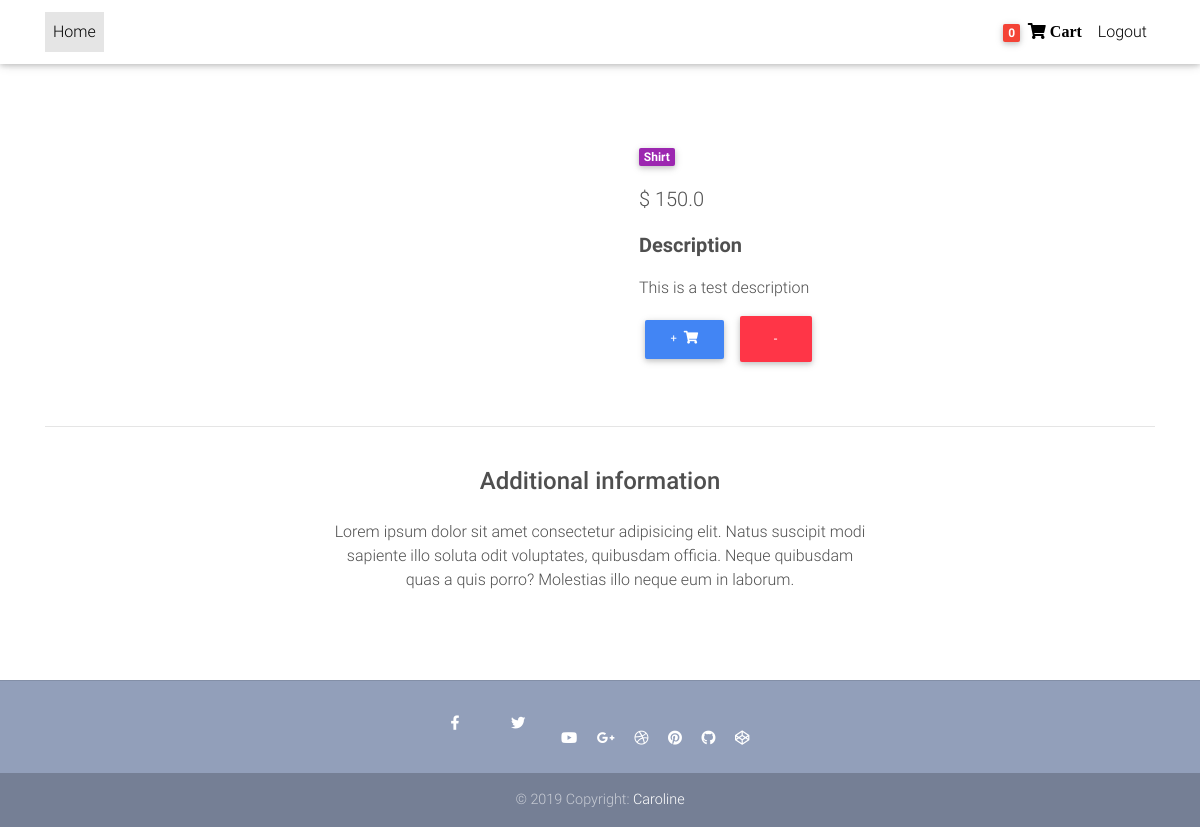
Page /product-page/test-product-2/ (signed in) on the committed database.
### core/models.py (models this page shows, shortened)
class Order(models.Model):
    user = models.ForeignKey(settings.AUTH_USER_MODEL,
                             on_delete=models.CASCADE)
    items = models.ManyToManyField(OrderItem)
    start_date = models.DateTimeField(auto_now_add=True)
    ordered_date = models.DateTimeField()
    ordered = models.BooleanField(default=False)

class Item(models.Model):
    title = models.CharField(max_length=100)
    price = models.FloatField()
    discount_price = models.FloatField(blank=True, null=True)
    category = models.CharField(choices=CATEGORY_CHOICES, max_length=2)
    label = models.CharField(choices=LABEL_CHOICES, max_length=1)
    slug = models.SlugField()
    description=models.TextField()
    def get_add_to_cart_url(self):
        return reverse("core:add-to-cart", kwargs={
            'slug': self.slug
        })
    def get_remove_from_cart_url(self):
        return reverse("core:remove-from-cart", kwargs={
            'slug': self.slug
        })

### core/views.py (the view)
# urls.py: path('product-page/<slug>/', ItemDetailView.as_view(), name= 'product_page'),
class ItemDetailView(DetailView):
    model=Item
    template_name="product-page.html"

### core/templatetags/cart_templates_tags.py (called while the page is built)
@register.filter
def add_item_count(user):
    if user.is_authenticated:
        qs=Order.objects.filter(user=user, ordered=False)
        if qs.exists():
            return qs[0].items.count()
    return 0

### templates/product-page.html (shortened to what this page needs)
{% extends "base.html" %}
{% load static %}
{% block content  %}
  <main class="mt-5 pt-4">
    <div class="container dark-grey-text mt-5">
      <div class="row wow fadeIn">
        <div class="col-md-6 mb-4">
        </div>
        <div class="col-md-6 mb-4">
          <div class="p-4">
            <div class="mb-3">
              <a href="">
                <span class="badge purple mr-1">{{object.get_category_display}}</span>
              </a>
            </div>
            <p class="lead">
              {% if object.discount_price%}
               <span class="mr-1">
                <del>${{object.price}}</del>
              </span>
              <span> ${{ object.discount_price }}</span>
                   {% else %}
                  <span> $ {{object.price}} </span>
                   {% endif %}
            </p>
            <p class="lead font-weight-bold">Description</p>
            <p>{{object.description}}</p>
            <a href="{{object.get_add_to_cart_url}}" class="btn btn-primary btn-md my-0 p" >+
                <i class="fas fa-shopping-cart ml-1"></i>
              </a>
            <a href="{{object.get_remove_from_cart_url}}" class="btn btn-primary btn-danger my-0 p" >-
              </a>
          </div>
        </div>
      </div>
      <hr>
      <div class="row d-flex justify-content-center wow fadeIn">
        <div class="col-md-6 text-center">
          <h4 class="my-4 h4">Additional information</h4>
          <p>Lorem ipsum dolor sit amet consectetur adipisicing elit. Natus suscipit modi sapiente illo soluta odit
            voluptates,
            quibusdam officia. Neque quibusdam quas a quis porro? Molestias illo neque eum in laborum.</p>
        </div>
      </div>
      <div class="row wow fadeIn">
        <div class="col-lg-4 col-md-12 mb-4">
        </div>
        <div class="col-lg-4 col-md-6 mb-4">
        </div>
        <div class="col-lg-4 col-md-6 mb-4">
        </div>
      </div>
    </div>
  </main>
{% endblock content %}

### templates/base.html (shortened to what this page needs)
{% load static %}
{% load cart_templates_tags %}
<!DOCTYPE html>
<html lang="en">
<head>
  <link  href="https://use.fontawesome.com/releases/v5.8.2/css/all.css" rel="stylesheet" type="text/css">
    <link href="{% static 'css/bootstrap.min.css' %}" rel="stylesheet">
  <link href="{% static 'css/mdb.min.css' %}" rel="stylesheet">
  <link href="{% static 'css/style.min.css' %}" rel="stylesheet">
</head>
<body>
<nav class="navbar fixed-top navbar-expand-lg navbar-light white scrolling-navbar">
    <div class="container">
      <div class="collapse navbar-collapse" id="navbarSupportedContent">
        <ul class="navbar-nav mr-auto">
           <li class="nav-item active">
            <a class="nav-link waves-effect" href=" {% url 'core:home_page' %}">Home
            </a>
          </li>
        </ul>
        <ul class="navbar-nav nav-flex-icons">
        {% if request.user.is_authenticated %}
          <li class="nav-item">
            <a href="{% url 'core:order-summary' %}" class="nav-link waves-effect">
              <span class="badge red z-depth-1 mr-1"> {{request.user|add_item_count }}</span>
              <span class="clearfix d-none d-sm-inline-block fa fa-shopping-cart "> Cart </span>
            </a>
          </li>
            <li class="nav-item">
            <a class="nav-link waves-effect" href= "{% url 'account_logout' %}">
             <span class="clearfix d-none d-sm-inline-block"> Logout </span>
            </a>
          </li>
          {% endif %}
        </ul>
      </div>
    </div>
  </nav>
<body>
    {% block content  %}
    {% endblock content %}
  <footer class="page-footer text-center font-small mt-4 wow fadeIn">
    <hr class="my-4">
    <div class="pb-4">
       <a href="https://www.facebook.com/mdbootstrap" class="nav-link waves-effect" target="_blank">
        <i class="fab fa-facebook-f mr-3"></i>
      </a>
       <a href="{% static 'https://twitter.com/MDBootstrap'%}" class="nav-link waves-effect" target="_blank">
        <i class="fab fa-twitter mr-3"></i>
      </a>
      <a href="{% static 'https://www.youtube.com/watch?v=7MUISDJ5ZZ4'%}" target="_blank">
        <i class="fab fa-youtube mr-3"></i>
      </a>
      <a href="{% static 'https://plus.google.com/u/0/b/107863090883699620484'%}" target="_blank">
        <i class="fab fa-google-plus-g mr-3"></i>
      </a>
      <a href="{% static 'https://dribbble.com/mdbootstrap'%}" target="_blank">
        <i class="fab fa-dribbble mr-3"></i>
      </a>
      <a href="{% static 'https://pinterest.com/mdbootstrap'%}" target="_blank">
        <i class="fab fa-pinterest mr-3"></i>
      </a>
      <a href="https://github.com/mdbootstrap/bootstrap-material-design" target="_blank">
        <i class="fab fa-github mr-3"></i>
      </a>
      <a href="{% static 'http://codepen.io/mdbootstrap/'%}" target="_blank">
        <i class="fab fa-codepen mr-3"></i>
      </a>
    </div>
    <div class="footer-copyright py-3">
      © 2019 Copyright:
      <a href="{% static 'https://mdbootstrap.com/education/bootstrap/'%}" target="_blank"> Caroline </a>
    </div>
 </footer>
</body>
</html>

### templates/base.html (style rules this page uses)
html, body, header, .carousel { height: 60vh; }

### rows in the picture
Item: category "Shirt", price "150.0", description "This is a test description"

### other values in the picture
{{ request.user|add_item_count }} "0"
